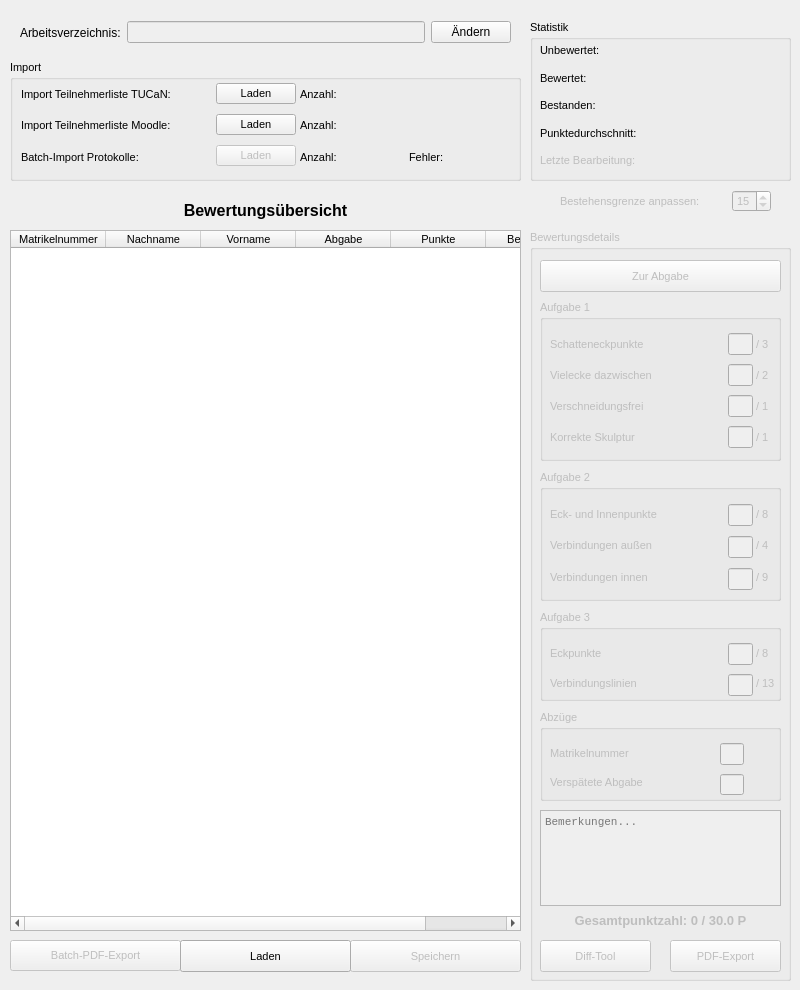
<?xml version="1.0" encoding="UTF-8"?>
<ui version="4.0">
 <class>MainWindow</class>
 <widget class="QMainWindow" name="MainWindow">
  <property name="geometry">
   <rect>
    <x>0</x>
    <y>0</y>
    <width>800</width>
    <height>990</height>
   </rect>
  </property>
  <property name="sizePolicy">
   <sizepolicy hsizetype="Preferred" vsizetype="Preferred">
    <horstretch>0</horstretch>
    <verstretch>0</verstretch>
   </sizepolicy>
  </property>
  <property name="windowTitle">
   <string>GMV-Testat</string>
  </property>
  <property name="windowIcon">
   <iconset>
    <normaloff>../Sonstige Dateien/iib_logo-2.ico</normaloff>../Sonstige Dateien/iib_logo-2.ico</iconset>
  </property>
  <widget class="QWidget" name="centralwidget">
   <widget class="QTableWidget" name="BewertungsUebersicht_table">
    <property name="geometry">
     <rect>
      <x>10</x>
      <y>230</y>
      <width>511</width>
      <height>701</height>
     </rect>
    </property>
    <property name="font">
     <font>
      <pointsize>8</pointsize>
     </font>
    </property>
    <property name="selectionBehavior">
     <enum>QAbstractItemView::SelectRows</enum>
    </property>
    <property name="sortingEnabled">
     <bool>false</bool>
    </property>
    <property name="columnCount">
     <number>6</number>
    </property>
    <attribute name="horizontalHeaderCascadingSectionResizes">
     <bool>false</bool>
    </attribute>
    <attribute name="horizontalHeaderDefaultSectionSize">
     <number>95</number>
    </attribute>
    <attribute name="horizontalHeaderMinimumSectionSize">
     <number>50</number>
    </attribute>
    <attribute name="horizontalHeaderStretchLastSection">
     <bool>false</bool>
    </attribute>
    <attribute name="verticalHeaderVisible">
     <bool>false</bool>
    </attribute>
    <column>
     <property name="text">
      <string>Matrikelnummer</string>
     </property>
    </column>
    <column>
     <property name="text">
      <string>Nachname</string>
     </property>
    </column>
    <column>
     <property name="text">
      <string>Vorname</string>
     </property>
    </column>
    <column>
     <property name="text">
      <string>Abgabe</string>
     </property>
    </column>
    <column>
     <property name="text">
      <string>Punkte</string>
     </property>
    </column>
    <column>
     <property name="text">
      <string>Bestanden</string>
     </property>
    </column>
   </widget>
   <widget class="QPushButton" name="batchPDF_btn">
    <property name="enabled">
     <bool>false</bool>
    </property>
    <property name="geometry">
     <rect>
      <x>10</x>
      <y>940</y>
      <width>171</width>
      <height>31</height>
     </rect>
    </property>
    <property name="font">
     <font>
      <pointsize>8</pointsize>
     </font>
    </property>
    <property name="text">
     <string>Batch-PDF-Export</string>
    </property>
   </widget>
   <widget class="QPushButton" name="Speichern_btn">
    <property name="enabled">
     <bool>false</bool>
    </property>
    <property name="geometry">
     <rect>
      <x>350</x>
      <y>940</y>
      <width>171</width>
      <height>32</height>
     </rect>
    </property>
    <property name="font">
     <font>
      <pointsize>8</pointsize>
     </font>
    </property>
    <property name="text">
     <string>Speichern</string>
    </property>
   </widget>
   <widget class="QPushButton" name="Laden_btn">
    <property name="geometry">
     <rect>
      <x>180</x>
      <y>940</y>
      <width>171</width>
      <height>32</height>
     </rect>
    </property>
    <property name="font">
     <font>
      <pointsize>8</pointsize>
     </font>
    </property>
    <property name="text">
     <string>Laden</string>
    </property>
   </widget>
   <widget class="QGroupBox" name="bewertungsdetails_groupBox">
    <property name="enabled">
     <bool>false</bool>
    </property>
    <property name="geometry">
     <rect>
      <x>530</x>
      <y>230</y>
      <width>261</width>
      <height>751</height>
     </rect>
    </property>
    <property name="font">
     <font>
      <pointsize>8</pointsize>
     </font>
    </property>
    <property name="title">
     <string>Bewertungsdetails</string>
    </property>
    <widget class="QPushButton" name="zurAbgabe_btn">
     <property name="geometry">
      <rect>
       <x>10</x>
       <y>30</y>
       <width>241</width>
       <height>32</height>
      </rect>
     </property>
     <property name="font">
      <font>
       <pointsize>8</pointsize>
      </font>
     </property>
     <property name="text">
      <string>Zur Abgabe</string>
     </property>
    </widget>
    <widget class="QLabel" name="gesamtpunktzahl_label">
     <property name="geometry">
      <rect>
       <x>10</x>
       <y>680</y>
       <width>241</width>
       <height>20</height>
      </rect>
     </property>
     <property name="font">
      <font>
       <pointsize>10</pointsize>
       <weight>75</weight>
       <bold>true</bold>
      </font>
     </property>
     <property name="text">
      <string>Gesamtpunktzahl: 0 / 30.0 P</string>
     </property>
     <property name="textFormat">
      <enum>Qt::PlainText</enum>
     </property>
     <property name="alignment">
      <set>Qt::AlignCenter</set>
     </property>
    </widget>
    <widget class="QPushButton" name="pdfExport_btn">
     <property name="geometry">
      <rect>
       <x>140</x>
       <y>710</y>
       <width>111</width>
       <height>32</height>
      </rect>
     </property>
     <property name="font">
      <font>
       <pointsize>8</pointsize>
      </font>
     </property>
     <property name="text">
      <string>PDF-Export</string>
     </property>
    </widget>
    <widget class="QGroupBox" name="groupBox_2">
     <property name="geometry">
      <rect>
       <x>10</x>
       <y>70</y>
       <width>241</width>
       <height>161</height>
      </rect>
     </property>
     <property name="font">
      <font>
       <pointsize>8</pointsize>
      </font>
     </property>
     <property name="title">
      <string>Aufgabe 1</string>
     </property>
     <widget class="QWidget" name="layoutWidget">
      <property name="geometry">
       <rect>
        <x>10</x>
        <y>30</y>
        <width>231</width>
        <height>121</height>
       </rect>
      </property>
      <layout class="QHBoxLayout" name="horizontalLayout_3" stretch="7,1,1">
       <property name="spacing">
        <number>3</number>
       </property>
       <item>
        <layout class="QVBoxLayout" name="verticalLayout_5">
         <item>
          <widget class="QLabel" name="label_15">
           <property name="font">
            <font>
             <pointsize>8</pointsize>
            </font>
           </property>
           <property name="text">
            <string>Schatteneckpunkte</string>
           </property>
          </widget>
         </item>
         <item>
          <widget class="QLabel" name="label_16">
           <property name="font">
            <font>
             <pointsize>8</pointsize>
            </font>
           </property>
           <property name="text">
            <string>Vielecke dazwischen</string>
           </property>
          </widget>
         </item>
         <item>
          <widget class="QLabel" name="label_17">
           <property name="font">
            <font>
             <pointsize>8</pointsize>
            </font>
           </property>
           <property name="text">
            <string>Verschneidungsfrei</string>
           </property>
          </widget>
         </item>
         <item>
          <widget class="QLabel" name="label_11">
           <property name="font">
            <font>
             <pointsize>8</pointsize>
            </font>
           </property>
           <property name="text">
            <string>Korrekte Skulptur</string>
           </property>
          </widget>
         </item>
        </layout>
       </item>
       <item>
        <layout class="QVBoxLayout" name="verticalLayout_6">
         <property name="spacing">
          <number>9</number>
         </property>
         <property name="leftMargin">
          <number>0</number>
         </property>
         <property name="topMargin">
          <number>3</number>
         </property>
         <property name="bottomMargin">
          <number>0</number>
         </property>
         <item>
          <widget class="QLineEdit" name="krit1_lineEdit">
           <property name="font">
            <font>
             <pointsize>8</pointsize>
            </font>
           </property>
           <property name="alignment">
            <set>Qt::AlignRight|Qt::AlignTrailing|Qt::AlignVCenter</set>
           </property>
          </widget>
         </item>
         <item>
          <widget class="QLineEdit" name="krit2_lineEdit">
           <property name="font">
            <font>
             <pointsize>8</pointsize>
            </font>
           </property>
           <property name="alignment">
            <set>Qt::AlignRight|Qt::AlignTrailing|Qt::AlignVCenter</set>
           </property>
          </widget>
         </item>
         <item>
          <widget class="QLineEdit" name="krit3_lineEdit">
           <property name="font">
            <font>
             <pointsize>8</pointsize>
            </font>
           </property>
           <property name="alignment">
            <set>Qt::AlignRight|Qt::AlignTrailing|Qt::AlignVCenter</set>
           </property>
          </widget>
         </item>
         <item>
          <widget class="QLineEdit" name="krit4_lineEdit">
           <property name="font">
            <font>
             <pointsize>8</pointsize>
            </font>
           </property>
           <property name="alignment">
            <set>Qt::AlignRight|Qt::AlignTrailing|Qt::AlignVCenter</set>
           </property>
          </widget>
         </item>
        </layout>
       </item>
       <item>
        <layout class="QVBoxLayout" name="verticalLayout_7">
         <item>
          <widget class="QLabel" name="label_18">
           <property name="font">
            <font>
             <pointsize>8</pointsize>
            </font>
           </property>
           <property name="text">
            <string>/ 3</string>
           </property>
          </widget>
         </item>
         <item>
          <widget class="QLabel" name="label_19">
           <property name="font">
            <font>
             <pointsize>8</pointsize>
            </font>
           </property>
           <property name="text">
            <string>/ 2</string>
           </property>
          </widget>
         </item>
         <item>
          <widget class="QLabel" name="label_20">
           <property name="font">
            <font>
             <pointsize>8</pointsize>
            </font>
           </property>
           <property name="text">
            <string>/ 1</string>
           </property>
          </widget>
         </item>
         <item>
          <widget class="QLabel" name="label_21">
           <property name="font">
            <font>
             <pointsize>8</pointsize>
            </font>
           </property>
           <property name="text">
            <string>/ 1</string>
           </property>
          </widget>
         </item>
        </layout>
       </item>
      </layout>
     </widget>
    </widget>
    <widget class="QGroupBox" name="groupBox_3">
     <property name="geometry">
      <rect>
       <x>10</x>
       <y>240</y>
       <width>241</width>
       <height>131</height>
      </rect>
     </property>
     <property name="font">
      <font>
       <pointsize>8</pointsize>
      </font>
     </property>
     <property name="title">
      <string>Aufgabe 2</string>
     </property>
     <widget class="QWidget" name="layoutWidget_2">
      <property name="geometry">
       <rect>
        <x>10</x>
        <y>30</y>
        <width>231</width>
        <height>91</height>
       </rect>
      </property>
      <layout class="QHBoxLayout" name="horizontalLayout_4" stretch="7,1,1">
       <property name="spacing">
        <number>3</number>
       </property>
       <item>
        <layout class="QVBoxLayout" name="verticalLayout_8">
         <item>
          <widget class="QLabel" name="label_22">
           <property name="font">
            <font>
             <pointsize>8</pointsize>
            </font>
           </property>
           <property name="text">
            <string>Eck- und Innenpunkte</string>
           </property>
          </widget>
         </item>
         <item>
          <widget class="QLabel" name="label_23">
           <property name="font">
            <font>
             <pointsize>8</pointsize>
            </font>
           </property>
           <property name="text">
            <string>Verbindungen außen</string>
           </property>
          </widget>
         </item>
         <item>
          <widget class="QLabel" name="label_24">
           <property name="font">
            <font>
             <pointsize>8</pointsize>
            </font>
           </property>
           <property name="text">
            <string>Verbindungen innen</string>
           </property>
          </widget>
         </item>
        </layout>
       </item>
       <item>
        <layout class="QVBoxLayout" name="verticalLayout_9">
         <property name="spacing">
          <number>9</number>
         </property>
         <property name="topMargin">
          <number>3</number>
         </property>
         <item>
          <widget class="QLineEdit" name="krit5_lineEdit">
           <property name="font">
            <font>
             <pointsize>8</pointsize>
            </font>
           </property>
           <property name="alignment">
            <set>Qt::AlignRight|Qt::AlignTrailing|Qt::AlignVCenter</set>
           </property>
          </widget>
         </item>
         <item>
          <widget class="QLineEdit" name="krit6_lineEdit">
           <property name="font">
            <font>
             <pointsize>8</pointsize>
            </font>
           </property>
           <property name="alignment">
            <set>Qt::AlignRight|Qt::AlignTrailing|Qt::AlignVCenter</set>
           </property>
          </widget>
         </item>
         <item>
          <widget class="QLineEdit" name="krit7_lineEdit">
           <property name="font">
            <font>
             <pointsize>8</pointsize>
            </font>
           </property>
           <property name="alignment">
            <set>Qt::AlignRight|Qt::AlignTrailing|Qt::AlignVCenter</set>
           </property>
          </widget>
         </item>
        </layout>
       </item>
       <item>
        <layout class="QVBoxLayout" name="verticalLayout_10">
         <item>
          <widget class="QLabel" name="label_25">
           <property name="font">
            <font>
             <pointsize>8</pointsize>
            </font>
           </property>
           <property name="text">
            <string>/ 8</string>
           </property>
          </widget>
         </item>
         <item>
          <widget class="QLabel" name="label_26">
           <property name="font">
            <font>
             <pointsize>8</pointsize>
            </font>
           </property>
           <property name="text">
            <string>/ 4</string>
           </property>
          </widget>
         </item>
         <item>
          <widget class="QLabel" name="label_27">
           <property name="font">
            <font>
             <pointsize>8</pointsize>
            </font>
           </property>
           <property name="text">
            <string>/ 9</string>
           </property>
          </widget>
         </item>
        </layout>
       </item>
      </layout>
     </widget>
    </widget>
    <widget class="QGroupBox" name="groupBox_4">
     <property name="geometry">
      <rect>
       <x>10</x>
       <y>380</y>
       <width>241</width>
       <height>91</height>
      </rect>
     </property>
     <property name="font">
      <font>
       <pointsize>8</pointsize>
      </font>
     </property>
     <property name="title">
      <string>Aufgabe 3</string>
     </property>
     <widget class="QWidget" name="layoutWidget_3">
      <property name="geometry">
       <rect>
        <x>10</x>
        <y>30</y>
        <width>231</width>
        <height>56</height>
       </rect>
      </property>
      <layout class="QHBoxLayout" name="horizontalLayout_5" stretch="7,1,1">
       <property name="spacing">
        <number>3</number>
       </property>
       <item>
        <layout class="QVBoxLayout" name="verticalLayout_11">
         <item>
          <widget class="QLabel" name="label_29">
           <property name="font">
            <font>
             <pointsize>8</pointsize>
            </font>
           </property>
           <property name="text">
            <string>Eckpunkte                        </string>
           </property>
          </widget>
         </item>
         <item>
          <widget class="QLabel" name="label_30">
           <property name="font">
            <font>
             <pointsize>8</pointsize>
            </font>
           </property>
           <property name="text">
            <string>Verbindungslinien</string>
           </property>
          </widget>
         </item>
        </layout>
       </item>
       <item>
        <layout class="QVBoxLayout" name="verticalLayout_12">
         <property name="spacing">
          <number>9</number>
         </property>
         <property name="topMargin">
          <number>3</number>
         </property>
         <item>
          <widget class="QLineEdit" name="krit8_lineEdit">
           <property name="font">
            <font>
             <pointsize>8</pointsize>
            </font>
           </property>
           <property name="alignment">
            <set>Qt::AlignRight|Qt::AlignTrailing|Qt::AlignVCenter</set>
           </property>
          </widget>
         </item>
         <item>
          <widget class="QLineEdit" name="krit9_lineEdit">
           <property name="font">
            <font>
             <pointsize>8</pointsize>
            </font>
           </property>
           <property name="alignment">
            <set>Qt::AlignRight|Qt::AlignTrailing|Qt::AlignVCenter</set>
           </property>
          </widget>
         </item>
        </layout>
       </item>
       <item>
        <layout class="QVBoxLayout" name="verticalLayout_13">
         <item>
          <widget class="QLabel" name="label_33">
           <property name="font">
            <font>
             <pointsize>8</pointsize>
            </font>
           </property>
           <property name="text">
            <string>/ 8</string>
           </property>
          </widget>
         </item>
         <item>
          <widget class="QLabel" name="label_34">
           <property name="font">
            <font>
             <pointsize>8</pointsize>
            </font>
           </property>
           <property name="text">
            <string>/ 13</string>
           </property>
          </widget>
         </item>
        </layout>
       </item>
      </layout>
     </widget>
    </widget>
    <widget class="QGroupBox" name="groupBox_5">
     <property name="geometry">
      <rect>
       <x>10</x>
       <y>480</y>
       <width>241</width>
       <height>91</height>
      </rect>
     </property>
     <property name="font">
      <font>
       <pointsize>8</pointsize>
      </font>
     </property>
     <property name="title">
      <string>Abzüge</string>
     </property>
     <widget class="QWidget" name="layoutWidget">
      <property name="geometry">
       <rect>
        <x>10</x>
        <y>30</y>
        <width>221</width>
        <height>55</height>
       </rect>
      </property>
      <layout class="QHBoxLayout" name="horizontalLayout_2" stretch="7,1,1">
       <property name="spacing">
        <number>3</number>
       </property>
       <item>
        <layout class="QVBoxLayout" name="verticalLayout_14">
         <item>
          <widget class="QLabel" name="label_31">
           <property name="font">
            <font>
             <pointsize>8</pointsize>
            </font>
           </property>
           <property name="text">
            <string>Matrikelnummer</string>
           </property>
          </widget>
         </item>
         <item>
          <widget class="QLabel" name="label_32">
           <property name="font">
            <font>
             <pointsize>8</pointsize>
            </font>
           </property>
           <property name="text">
            <string>Verspätete Abgabe                  </string>
           </property>
          </widget>
         </item>
        </layout>
       </item>
       <item>
        <layout class="QVBoxLayout" name="verticalLayout_15">
         <property name="spacing">
          <number>9</number>
         </property>
         <property name="topMargin">
          <number>3</number>
         </property>
         <item>
          <widget class="QLineEdit" name="abzug1_lineEdit">
           <property name="font">
            <font>
             <pointsize>8</pointsize>
            </font>
           </property>
           <property name="autoFillBackground">
            <bool>false</bool>
           </property>
           <property name="alignment">
            <set>Qt::AlignRight|Qt::AlignTrailing|Qt::AlignVCenter</set>
           </property>
          </widget>
         </item>
         <item>
          <widget class="QLineEdit" name="abzug2_lineEdit">
           <property name="font">
            <font>
             <pointsize>8</pointsize>
            </font>
           </property>
           <property name="alignment">
            <set>Qt::AlignRight|Qt::AlignTrailing|Qt::AlignVCenter</set>
           </property>
          </widget>
         </item>
        </layout>
       </item>
       <item>
        <layout class="QVBoxLayout" name="verticalLayout_18">
         <item>
          <widget class="QLabel" name="label_12">
           <property name="font">
            <font>
             <pointsize>8</pointsize>
            </font>
           </property>
           <property name="text">
            <string/>
           </property>
          </widget>
         </item>
         <item>
          <widget class="QLabel" name="label_39">
           <property name="font">
            <font>
             <pointsize>8</pointsize>
            </font>
           </property>
           <property name="text">
            <string/>
           </property>
          </widget>
         </item>
        </layout>
       </item>
      </layout>
     </widget>
    </widget>
    <widget class="QPushButton" name="diffTool_btn">
     <property name="enabled">
      <bool>false</bool>
     </property>
     <property name="geometry">
      <rect>
       <x>10</x>
       <y>710</y>
       <width>111</width>
       <height>32</height>
      </rect>
     </property>
     <property name="font">
      <font>
       <pointsize>8</pointsize>
      </font>
     </property>
     <property name="text">
      <string>Diff-Tool</string>
     </property>
    </widget>
    <widget class="QPlainTextEdit" name="bemerkung_plainTextEdit">
     <property name="geometry">
      <rect>
       <x>10</x>
       <y>580</y>
       <width>241</width>
       <height>96</height>
      </rect>
     </property>
     <property name="font">
      <font>
       <family>Courier New</family>
       <pointsize>8</pointsize>
      </font>
     </property>
     <property name="placeholderText" stdset="0">
      <string>Bemerkungen...</string>
     </property>
    </widget>
   </widget>
   <widget class="QGroupBox" name="groupBox">
    <property name="geometry">
     <rect>
      <x>10</x>
      <y>60</y>
      <width>511</width>
      <height>121</height>
     </rect>
    </property>
    <property name="font">
     <font>
      <pointsize>8</pointsize>
     </font>
    </property>
    <property name="title">
     <string>Import</string>
    </property>
    <widget class="QWidget" name="layoutWidget">
     <property name="geometry">
      <rect>
       <x>11</x>
       <y>20</y>
       <width>491</width>
       <height>91</height>
      </rect>
     </property>
     <layout class="QHBoxLayout" name="horizontalLayout" stretch="3,0,0,1,0,1">
      <property name="spacing">
       <number>4</number>
      </property>
      <item>
       <layout class="QVBoxLayout" name="verticalLayout">
        <item>
         <widget class="QLabel" name="label">
          <property name="font">
           <font>
            <pointsize>8</pointsize>
           </font>
          </property>
          <property name="text">
           <string>Import Teilnehmerliste TUCaN:</string>
          </property>
         </widget>
        </item>
        <item>
         <widget class="QLabel" name="label_2">
          <property name="font">
           <font>
            <pointsize>8</pointsize>
           </font>
          </property>
          <property name="text">
           <string>Import Teilnehmerliste Moodle:</string>
          </property>
         </widget>
        </item>
        <item>
         <widget class="QLabel" name="label_3">
          <property name="font">
           <font>
            <pointsize>8</pointsize>
           </font>
          </property>
          <property name="text">
           <string>Batch-Import Protokolle:</string>
          </property>
         </widget>
        </item>
       </layout>
      </item>
      <item>
       <layout class="QVBoxLayout" name="verticalLayout_2">
        <property name="spacing">
         <number>7</number>
        </property>
        <item>
         <widget class="QPushButton" name="TucanListeLaden_btn">
          <property name="font">
           <font>
            <pointsize>8</pointsize>
           </font>
          </property>
          <property name="text">
           <string>Laden</string>
          </property>
         </widget>
        </item>
        <item>
         <widget class="QPushButton" name="MoodleListeLaden_btn">
          <property name="font">
           <font>
            <pointsize>8</pointsize>
           </font>
          </property>
          <property name="text">
           <string>Laden</string>
          </property>
         </widget>
        </item>
        <item>
         <widget class="QPushButton" name="BatchImportKpLaden_btn">
          <property name="enabled">
           <bool>false</bool>
          </property>
          <property name="font">
           <font>
            <pointsize>8</pointsize>
           </font>
          </property>
          <property name="text">
           <string>Laden</string>
          </property>
         </widget>
        </item>
       </layout>
      </item>
      <item>
       <layout class="QVBoxLayout" name="verticalLayout_3">
        <item>
         <widget class="QLabel" name="label_6">
          <property name="font">
           <font>
            <pointsize>8</pointsize>
           </font>
          </property>
          <property name="text">
           <string>Anzahl:</string>
          </property>
         </widget>
        </item>
        <item>
         <widget class="QLabel" name="label_8">
          <property name="font">
           <font>
            <pointsize>8</pointsize>
           </font>
          </property>
          <property name="text">
           <string>Anzahl:</string>
          </property>
         </widget>
        </item>
        <item>
         <widget class="QLabel" name="label_7">
          <property name="font">
           <font>
            <pointsize>8</pointsize>
           </font>
          </property>
          <property name="text">
           <string>Anzahl:</string>
          </property>
         </widget>
        </item>
       </layout>
      </item>
      <item>
       <layout class="QVBoxLayout" name="verticalLayout_4">
        <item>
         <widget class="QLabel" name="AnzahlTucanTeilnehmer_label">
          <property name="font">
           <font>
            <pointsize>8</pointsize>
           </font>
          </property>
          <property name="text">
           <string/>
          </property>
         </widget>
        </item>
        <item>
         <widget class="QLabel" name="AnzahlMoodleTeilnehmer_label">
          <property name="font">
           <font>
            <pointsize>8</pointsize>
           </font>
          </property>
          <property name="text">
           <string/>
          </property>
         </widget>
        </item>
        <item>
         <widget class="QLabel" name="AnzahlAbgaben_label">
          <property name="font">
           <font>
            <pointsize>8</pointsize>
           </font>
          </property>
          <property name="text">
           <string/>
          </property>
         </widget>
        </item>
       </layout>
      </item>
      <item>
       <layout class="QVBoxLayout" name="verticalLayout_19">
        <item>
         <widget class="QLabel" name="label_40">
          <property name="text">
           <string/>
          </property>
         </widget>
        </item>
        <item>
         <widget class="QLabel" name="label_41">
          <property name="text">
           <string/>
          </property>
         </widget>
        </item>
        <item>
         <widget class="QLabel" name="label_38">
          <property name="font">
           <font>
            <pointsize>8</pointsize>
           </font>
          </property>
          <property name="text">
           <string>Fehler:</string>
          </property>
         </widget>
        </item>
       </layout>
      </item>
      <item>
       <layout class="QVBoxLayout" name="verticalLayout_20">
        <item>
         <widget class="QLabel" name="label_43">
          <property name="text">
           <string/>
          </property>
         </widget>
        </item>
        <item>
         <widget class="QLabel" name="label_44">
          <property name="text">
           <string/>
          </property>
         </widget>
        </item>
        <item>
         <widget class="QLabel" name="fehler_label">
          <property name="font">
           <font>
            <pointsize>8</pointsize>
           </font>
          </property>
          <property name="text">
           <string/>
          </property>
         </widget>
        </item>
       </layout>
      </item>
     </layout>
    </widget>
   </widget>
   <widget class="QLabel" name="label_10">
    <property name="geometry">
     <rect>
      <x>10</x>
      <y>190</y>
      <width>511</width>
      <height>41</height>
     </rect>
    </property>
    <property name="font">
     <font>
      <pointsize>12</pointsize>
      <weight>75</weight>
      <bold>true</bold>
     </font>
    </property>
    <property name="text">
     <string>Bewertungsübersicht</string>
    </property>
    <property name="textFormat">
     <enum>Qt::PlainText</enum>
    </property>
    <property name="scaledContents">
     <bool>true</bool>
    </property>
    <property name="alignment">
     <set>Qt::AlignCenter</set>
    </property>
    <property name="wordWrap">
     <bool>false</bool>
    </property>
   </widget>
   <widget class="QGroupBox" name="groupBox_6">
    <property name="geometry">
     <rect>
      <x>530</x>
      <y>20</y>
      <width>261</width>
      <height>161</height>
     </rect>
    </property>
    <property name="font">
     <font>
      <pointsize>8</pointsize>
     </font>
    </property>
    <property name="title">
     <string>Statistik</string>
    </property>
    <widget class="QWidget" name="layoutWidget">
     <property name="geometry">
      <rect>
       <x>10</x>
       <y>20</y>
       <width>241</width>
       <height>131</height>
      </rect>
     </property>
     <layout class="QHBoxLayout" name="horizontalLayout_7">
      <item>
       <layout class="QVBoxLayout" name="verticalLayout_16">
        <item>
         <widget class="QLabel" name="label_37">
          <property name="font">
           <font>
            <pointsize>8</pointsize>
           </font>
          </property>
          <property name="text">
           <string>Unbewertet:</string>
          </property>
         </widget>
        </item>
        <item>
         <widget class="QLabel" name="label_28">
          <property name="font">
           <font>
            <pointsize>8</pointsize>
           </font>
          </property>
          <property name="text">
           <string>Bewertet:</string>
          </property>
         </widget>
        </item>
        <item>
         <widget class="QLabel" name="label_35">
          <property name="font">
           <font>
            <pointsize>8</pointsize>
           </font>
          </property>
          <property name="text">
           <string>Bestanden:</string>
          </property>
         </widget>
        </item>
        <item>
         <widget class="QLabel" name="label_14">
          <property name="font">
           <font>
            <pointsize>8</pointsize>
           </font>
          </property>
          <property name="text">
           <string>Punktedurchschnitt:</string>
          </property>
         </widget>
        </item>
        <item>
         <widget class="QLabel" name="label_36">
          <property name="enabled">
           <bool>false</bool>
          </property>
          <property name="font">
           <font>
            <pointsize>8</pointsize>
           </font>
          </property>
          <property name="text">
           <string>Letzte Bearbeitung:</string>
          </property>
         </widget>
        </item>
       </layout>
      </item>
      <item>
       <layout class="QVBoxLayout" name="verticalLayout_17">
        <item>
         <widget class="QLabel" name="unbewertet_label">
          <property name="font">
           <font>
            <pointsize>8</pointsize>
           </font>
          </property>
          <property name="text">
           <string/>
          </property>
         </widget>
        </item>
        <item>
         <widget class="QLabel" name="bewertet_label">
          <property name="font">
           <font>
            <pointsize>8</pointsize>
           </font>
          </property>
          <property name="text">
           <string/>
          </property>
         </widget>
        </item>
        <item>
         <widget class="QLabel" name="bestanden_label">
          <property name="font">
           <font>
            <pointsize>8</pointsize>
           </font>
          </property>
          <property name="text">
           <string/>
          </property>
         </widget>
        </item>
        <item>
         <widget class="QLabel" name="durchschnitt_label">
          <property name="font">
           <font>
            <pointsize>8</pointsize>
           </font>
          </property>
          <property name="text">
           <string/>
          </property>
         </widget>
        </item>
        <item>
         <widget class="QLabel" name="zuletztBearbeitet_label">
          <property name="font">
           <font>
            <pointsize>8</pointsize>
           </font>
          </property>
          <property name="text">
           <string/>
          </property>
         </widget>
        </item>
       </layout>
      </item>
     </layout>
    </widget>
   </widget>
   <widget class="QWidget" name="layoutWidget">
    <property name="geometry">
     <rect>
      <x>560</x>
      <y>190</y>
      <width>211</width>
      <height>22</height>
     </rect>
    </property>
    <layout class="QHBoxLayout" name="horizontalLayout_6" stretch="2,0">
     <item>
      <widget class="QLabel" name="grenze_label">
       <property name="enabled">
        <bool>false</bool>
       </property>
       <property name="font">
        <font>
         <pointsize>8</pointsize>
        </font>
       </property>
       <property name="text">
        <string>Bestehensgrenze anpassen:</string>
       </property>
      </widget>
     </item>
     <item>
      <widget class="QSpinBox" name="grenze_spinBox">
       <property name="enabled">
        <bool>false</bool>
       </property>
       <property name="font">
        <font>
         <pointsize>8</pointsize>
        </font>
       </property>
       <property name="minimum">
        <number>1</number>
       </property>
       <property name="maximum">
        <number>30</number>
       </property>
       <property name="value">
        <number>15</number>
       </property>
      </widget>
     </item>
    </layout>
   </widget>
   <widget class="QWidget" name="">
    <property name="geometry">
     <rect>
      <x>20</x>
      <y>20</y>
      <width>491</width>
      <height>25</height>
     </rect>
    </property>
    <layout class="QHBoxLayout" name="horizontalLayout_8">
     <item>
      <widget class="QLabel" name="label_4">
       <property name="text">
        <string>Arbeitsverzeichnis:</string>
       </property>
      </widget>
     </item>
     <item>
      <widget class="QLineEdit" name="pfad_lineEdit">
       <property name="enabled">
        <bool>false</bool>
       </property>
      </widget>
     </item>
     <item>
      <widget class="QPushButton" name="pfad_btn">
       <property name="text">
        <string>Ändern</string>
       </property>
      </widget>
     </item>
    </layout>
   </widget>
  </widget>
  <action name="actionHallo">
   <property name="text">
    <string>Hallo</string>
   </property>
  </action>
 </widget>
 <resources>
  <include location="../iib_Logo.qrc"/>
 </resources>
 <connections/>
</ui>
